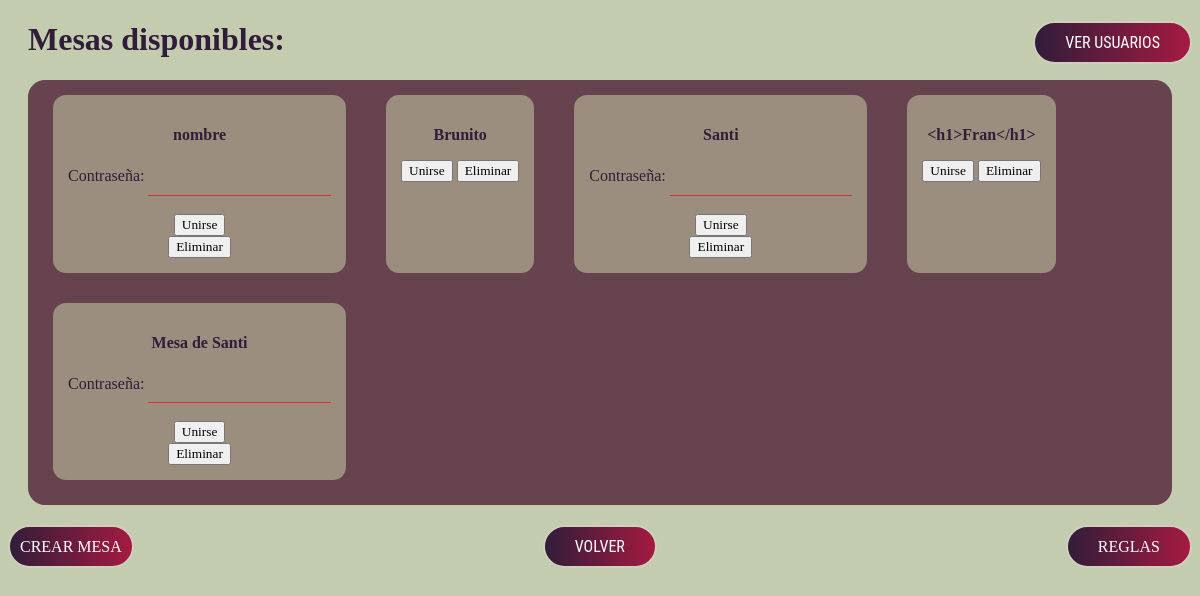
The page /salaDeEspera/ (signed in) on the database its author committed.
### tables this page shows
CREATE TABLE "Sala" (
	"Id"	INTEGER,
	"Llena"	BLOB,
	"a30"	BLOB,
	"roomname"	TEXT,
	"contraseña"	TEXT,
	PRIMARY KEY("Id" AUTOINCREMENT)
);

### main.py (the view)
@app.route("/salaDeEspera/", methods=["GET"])
def esperar():
  if request.method == "GET":
    admin = session["admin"]
    conn = sqlite3.connect("truco.db")
    agarrar = """SELECT Id, roomname, contraseña FROM Sala WHERE Llena = ('No')"""
    salas = conn.execute(agarrar).fetchall()
    conn.close()
    print("a")
    return render_template("mesas.html", cantMesas = salas, admin = admin)

### templates/mesas.html (shortened to what this page needs)
{% extends 'base.html' %}
{% block head %}
<header>{% if admin == True%}
<button class="salgado"id="volver"type="button" onclick="usuarios()" id=usuarios>Ver Usuarios</button>
{%endif%}
 </div> </header>
{% endblock %}
{% block body %}
<h1 id="mesas_dispo">Mesas disponibles:</h1>
<div class="tabla" id="tabla">
  {% for mesa in cantMesas %}
    <div class='mesa'>
      <strong>
        <p>{{ mesa[1] }}</p>
      </strong>
      {% if mesa[2] != '' %}
      <form  method="post" id="primero">
      <label for="password">Contraseña: </label>
      <input type="password" name="contra"> <br> <br>
      <button onclick="contra({{ mesa[0] }})" class="unirse">Unirse</button>
    </form>
      {%endif%}
      {% if mesa[2] == '' %}
       <button onclick="unir({{ mesa[0] }})" class="unirse">Unirse</button>
      {%endif%}
      {%if admin == True%}
        <button onclick="eliminarV2({{ mesa[0] }})" class="unirse">Eliminar</button>
      {%endif%}
    </div>
  {% endfor %}
</div>
<div id="botoncito">
  <button class="reglas" onclick="crear()" id="crear">Crear Mesa</button>
  <button class="reglas" type="button" onclick="volver()" id=volver id=volver2>Volver</button>
 <button class="reglas"onclick="reglas()" >Reglas</button>
</div>
{% endblock %}

### static/style.css (style rules this page uses)
* { font-family: lucida-console; }
body { background-color:#c3ccaf; background-repeat: no-repeat; background-size: cover; color: #311d39; }
input { padding: .7em; border: none; background: none; outline: 0; color: #fff; border-bottom: 1px solid #d63031; background-color:transparent; }
#volver { font-family: Roboto Condensed; font-weight: 0; font-size: 16px; color: #ffffff; background: linear-gradient(90deg, #311d39 0%, #a51a41 100%); padding: 10px 30px; border: solid #cfcebf 2px; box-shadow: rgb(0, 0, 0) 0px 0px 0px 0px; border-radius: 50px; transition : 1000ms; transform: translateY(0); display: flex; flex-direction: row; align-items: center; cursor: pointer; text-transform: uppercase; }
.reglas { font-weight: 0; font-size: 16px; color: #ffffff; background: linear-gradient(90deg, #311d39 0%, #a51a41 100%); padding: 10px 30px; border: solid #cfcebf 2px; box-shadow: rgb(0, 0, 0) 0px 0px 0px 0px; border-radius: 50px; transition: 1000ms; transform: translateY(0); display: flex; flex-direction: row; align-items: center; cursor: pointer; text-transform: uppercase; }
#mesas_dispo { margin-left:20px; }
#tabla { border-radius:17px; padding: 5px; background-color:#67434f; margin-bottom:40px; margin:20px; display: flex; flex-wrap: wrap; }
#crear { padding: 10px; float:left; }
#botoncito { display:flex; justify-content:space-between; }
.mesa { text-align: center; color: #311d39 ; margin-top: 10px; margin-left: 20px; margin-right: 20px; position: sticky; border-radius: 13px; padding: 15px; background-color:#9b8e7e; margin-bottom: 20px; }
.salgado { float:right; }

### rows shown on the page
Sala: roomname "nombre"
Sala: roomname "Brunito"
Sala: roomname "Santi"
Sala: roomname "<h1>Fran</h1>"
Sala: roomname "Mesa de Santi"
